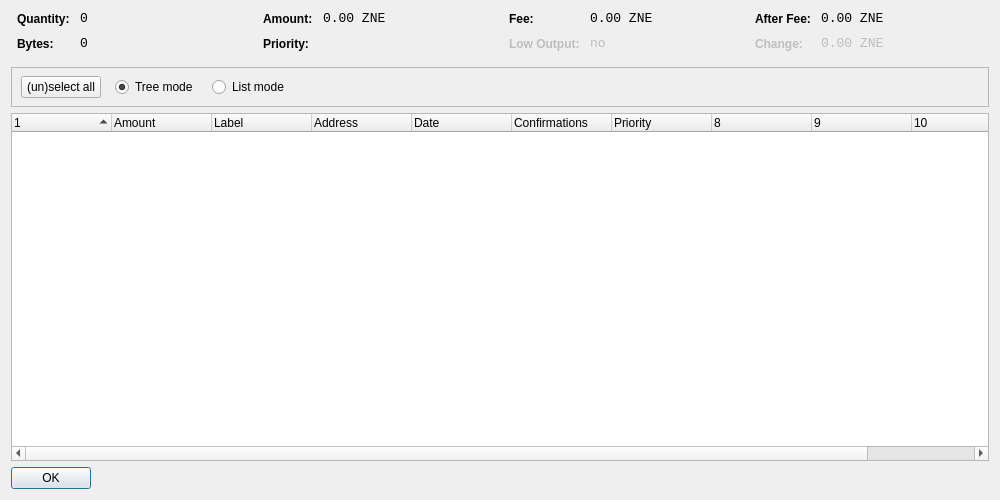
<?xml version="1.0" encoding="UTF-8"?>
<ui version="4.0">
 <class>CoinControlDialog</class>
 <widget class="QDialog" name="CoinControlDialog">
  <property name="geometry">
   <rect>
    <x>0</x>
    <y>0</y>
    <width>1000</width>
    <height>500</height>
   </rect>
  </property>
  <property name="windowTitle">
   <string>Coin Control</string>
  </property>
  <layout class="QVBoxLayout" name="verticalLayout">
   <item>
    <layout class="QHBoxLayout" name="horizontalLayoutTop" stretch="0,0,0,0">
     <property name="topMargin">
      <number>0</number>
     </property>
     <property name="bottomMargin">
      <number>10</number>
     </property>
     <item>
      <layout class="QFormLayout" name="formLayoutCoinControl1">
       <property name="horizontalSpacing">
        <number>10</number>
       </property>
       <property name="verticalSpacing">
        <number>10</number>
       </property>
       <property name="leftMargin">
        <number>6</number>
       </property>
       <property name="rightMargin">
        <number>6</number>
       </property>
       <item row="0" column="0">
        <widget class="QLabel" name="labelCoinControlQuantityText">
         <property name="styleSheet">
          <string notr="true">font-weight:bold;</string>
         </property>
         <property name="text">
          <string>Quantity:</string>
         </property>
        </widget>
       </item>
       <item row="0" column="1">
        <widget class="QLabel" name="labelCoinControlQuantity">
         <property name="font">
          <font>
           <family>Monospace</family>
           <pointsize>10</pointsize>
          </font>
         </property>
         <property name="cursor">
          <cursorShape>IBeamCursor</cursorShape>
         </property>
         <property name="contextMenuPolicy">
          <enum>Qt::ActionsContextMenu</enum>
         </property>
         <property name="text">
          <string notr="true">0</string>
         </property>
         <property name="textInteractionFlags">
          <set>Qt::LinksAccessibleByMouse|Qt::TextSelectableByKeyboard|Qt::TextSelectableByMouse</set>
         </property>
        </widget>
       </item>
       <item row="1" column="0">
        <widget class="QLabel" name="labelCoinControlBytesText">
         <property name="styleSheet">
          <string notr="true">font-weight:bold;</string>
         </property>
         <property name="text">
          <string>Bytes:</string>
         </property>
        </widget>
       </item>
       <item row="1" column="1">
        <widget class="QLabel" name="labelCoinControlBytes">
         <property name="font">
          <font>
           <family>Monospace</family>
           <pointsize>10</pointsize>
          </font>
         </property>
         <property name="cursor">
          <cursorShape>IBeamCursor</cursorShape>
         </property>
         <property name="contextMenuPolicy">
          <enum>Qt::ActionsContextMenu</enum>
         </property>
         <property name="text">
          <string notr="true">0</string>
         </property>
         <property name="textInteractionFlags">
          <set>Qt::LinksAccessibleByMouse|Qt::TextSelectableByKeyboard|Qt::TextSelectableByMouse</set>
         </property>
        </widget>
       </item>
      </layout>
     </item>
     <item>
      <layout class="QFormLayout" name="formLayoutCoinControl2">
       <property name="horizontalSpacing">
        <number>10</number>
       </property>
       <property name="verticalSpacing">
        <number>10</number>
       </property>
       <property name="leftMargin">
        <number>6</number>
       </property>
       <property name="rightMargin">
        <number>6</number>
       </property>
       <item row="0" column="0">
        <widget class="QLabel" name="labelCoinControlAmountText">
         <property name="styleSheet">
          <string notr="true">font-weight:bold;</string>
         </property>
         <property name="text">
          <string>Amount:</string>
         </property>
        </widget>
       </item>
       <item row="0" column="1">
        <widget class="QLabel" name="labelCoinControlAmount">
         <property name="font">
          <font>
           <family>Monospace</family>
           <pointsize>10</pointsize>
          </font>
         </property>
         <property name="cursor">
          <cursorShape>IBeamCursor</cursorShape>
         </property>
         <property name="contextMenuPolicy">
          <enum>Qt::ActionsContextMenu</enum>
         </property>
         <property name="text">
          <string notr="true">0.00 ZNE</string>
         </property>
         <property name="textInteractionFlags">
          <set>Qt::LinksAccessibleByMouse|Qt::TextSelectableByKeyboard|Qt::TextSelectableByMouse</set>
         </property>
        </widget>
       </item>
       <item row="1" column="0">
        <widget class="QLabel" name="labelCoinControlPriorityText">
         <property name="styleSheet">
          <string notr="true">font-weight:bold;</string>
         </property>
         <property name="text">
          <string>Priority:</string>
         </property>
        </widget>
       </item>
       <item row="1" column="1">
        <widget class="QLabel" name="labelCoinControlPriority">
         <property name="font">
          <font>
           <family>Monospace</family>
           <pointsize>10</pointsize>
          </font>
         </property>
         <property name="cursor">
          <cursorShape>IBeamCursor</cursorShape>
         </property>
         <property name="contextMenuPolicy">
          <enum>Qt::ActionsContextMenu</enum>
         </property>
         <property name="text">
          <string/>
         </property>
         <property name="textInteractionFlags">
          <set>Qt::LinksAccessibleByMouse|Qt::TextSelectableByKeyboard|Qt::TextSelectableByMouse</set>
         </property>
        </widget>
       </item>
      </layout>
     </item>
     <item>
      <layout class="QFormLayout" name="formLayoutCoinControl3">
       <property name="horizontalSpacing">
        <number>10</number>
       </property>
       <property name="verticalSpacing">
        <number>10</number>
       </property>
       <property name="leftMargin">
        <number>6</number>
       </property>
       <property name="rightMargin">
        <number>6</number>
       </property>
       <item row="0" column="0">
        <widget class="QLabel" name="labelCoinControlFeeText">
         <property name="styleSheet">
          <string notr="true">font-weight:bold;</string>
         </property>
         <property name="text">
          <string>Fee:</string>
         </property>
        </widget>
       </item>
       <item row="0" column="1">
        <widget class="QLabel" name="labelCoinControlFee">
         <property name="font">
          <font>
           <family>Monospace</family>
           <pointsize>10</pointsize>
          </font>
         </property>
         <property name="cursor">
          <cursorShape>IBeamCursor</cursorShape>
         </property>
         <property name="contextMenuPolicy">
          <enum>Qt::ActionsContextMenu</enum>
         </property>
         <property name="text">
          <string notr="true">0.00 ZNE</string>
         </property>
         <property name="textInteractionFlags">
          <set>Qt::LinksAccessibleByMouse|Qt::TextSelectableByKeyboard|Qt::TextSelectableByMouse</set>
         </property>
        </widget>
       </item>
       <item row="1" column="0">
        <widget class="QLabel" name="labelCoinControlLowOutputText">
         <property name="enabled">
          <bool>false</bool>
         </property>
         <property name="styleSheet">
          <string notr="true">font-weight:bold;</string>
         </property>
         <property name="text">
          <string>Low Output:</string>
         </property>
        </widget>
       </item>
       <item row="1" column="1">
        <widget class="QLabel" name="labelCoinControlLowOutput">
         <property name="enabled">
          <bool>false</bool>
         </property>
         <property name="font">
          <font>
           <family>Monospace</family>
           <pointsize>10</pointsize>
          </font>
         </property>
         <property name="cursor">
          <cursorShape>IBeamCursor</cursorShape>
         </property>
         <property name="contextMenuPolicy">
          <enum>Qt::ActionsContextMenu</enum>
         </property>
         <property name="text">
          <string notr="true">no</string>
         </property>
         <property name="textInteractionFlags">
          <set>Qt::LinksAccessibleByMouse|Qt::TextSelectableByKeyboard|Qt::TextSelectableByMouse</set>
         </property>
        </widget>
       </item>
      </layout>
     </item>
     <item>
      <layout class="QFormLayout" name="formLayoutCoinControl4">
       <property name="horizontalSpacing">
        <number>10</number>
       </property>
       <property name="verticalSpacing">
        <number>10</number>
       </property>
       <property name="leftMargin">
        <number>6</number>
       </property>
       <property name="rightMargin">
        <number>6</number>
       </property>
       <item row="0" column="0">
        <widget class="QLabel" name="labelCoinControlAfterFeeText">
         <property name="styleSheet">
          <string notr="true">font-weight:bold;</string>
         </property>
         <property name="text">
          <string>After Fee:</string>
         </property>
        </widget>
       </item>
       <item row="0" column="1">
        <widget class="QLabel" name="labelCoinControlAfterFee">
         <property name="font">
          <font>
           <family>Monospace</family>
           <pointsize>10</pointsize>
          </font>
         </property>
         <property name="cursor">
          <cursorShape>IBeamCursor</cursorShape>
         </property>
         <property name="contextMenuPolicy">
          <enum>Qt::ActionsContextMenu</enum>
         </property>
         <property name="text">
          <string notr="true">0.00 ZNE</string>
         </property>
         <property name="textInteractionFlags">
          <set>Qt::LinksAccessibleByMouse|Qt::TextSelectableByKeyboard|Qt::TextSelectableByMouse</set>
         </property>
        </widget>
       </item>
       <item row="1" column="0">
        <widget class="QLabel" name="labelCoinControlChangeText">
         <property name="enabled">
          <bool>false</bool>
         </property>
         <property name="styleSheet">
          <string notr="true">font-weight:bold;</string>
         </property>
         <property name="text">
          <string>Change:</string>
         </property>
        </widget>
       </item>
       <item row="1" column="1">
        <widget class="QLabel" name="labelCoinControlChange">
         <property name="enabled">
          <bool>false</bool>
         </property>
         <property name="font">
          <font>
           <family>Monospace</family>
           <pointsize>10</pointsize>
          </font>
         </property>
         <property name="cursor">
          <cursorShape>IBeamCursor</cursorShape>
         </property>
         <property name="contextMenuPolicy">
          <enum>Qt::ActionsContextMenu</enum>
         </property>
         <property name="text">
          <string notr="true">0.00 ZNE</string>
         </property>
         <property name="textInteractionFlags">
          <set>Qt::LinksAccessibleByMouse|Qt::TextSelectableByKeyboard|Qt::TextSelectableByMouse</set>
         </property>
        </widget>
       </item>
      </layout>
     </item>
    </layout>
   </item>
   <item>
    <widget class="QFrame" name="frame">
     <property name="minimumSize">
      <size>
       <width>0</width>
       <height>40</height>
      </size>
     </property>
     <property name="frameShape">
      <enum>QFrame::StyledPanel</enum>
     </property>
     <property name="frameShadow">
      <enum>QFrame::Sunken</enum>
     </property>
     <widget class="QWidget" name="horizontalLayoutWidget">
      <property name="geometry">
       <rect>
        <x>10</x>
        <y>0</y>
        <width>781</width>
        <height>41</height>
       </rect>
      </property>
      <layout class="QHBoxLayout" name="horizontalLayoutPanel" stretch="0,0,0,0,0">
       <property name="spacing">
        <number>14</number>
       </property>
       <item>
        <widget class="QPushButton" name="pushButtonSelectAll">
         <property name="sizePolicy">
          <sizepolicy hsizetype="Maximum" vsizetype="Fixed">
           <horstretch>0</horstretch>
           <verstretch>0</verstretch>
          </sizepolicy>
         </property>
         <property name="text">
          <string>(un)select all</string>
         </property>
        </widget>
       </item>
       <item>
        <widget class="QRadioButton" name="radioTreeMode">
         <property name="sizePolicy">
          <sizepolicy hsizetype="Maximum" vsizetype="Fixed">
           <horstretch>0</horstretch>
           <verstretch>0</verstretch>
          </sizepolicy>
         </property>
         <property name="text">
          <string>Tree mode</string>
         </property>
         <property name="checked">
          <bool>true</bool>
         </property>
        </widget>
       </item>
       <item>
        <widget class="QRadioButton" name="radioListMode">
         <property name="sizePolicy">
          <sizepolicy hsizetype="Maximum" vsizetype="Fixed">
           <horstretch>0</horstretch>
           <verstretch>0</verstretch>
          </sizepolicy>
         </property>
         <property name="text">
          <string>List mode</string>
         </property>
        </widget>
       </item>
       <item>
        <spacer name="horizontalSpacer">
         <property name="orientation">
          <enum>Qt::Horizontal</enum>
         </property>
         <property name="sizeHint" stdset="0">
          <size>
           <width>40</width>
           <height>20</height>
          </size>
         </property>
        </spacer>
       </item>
      </layout>
     </widget>
    </widget>
   </item>
   <item>
    <widget class="CoinControlTreeWidget" name="treeWidget">
     <property name="contextMenuPolicy">
      <enum>Qt::CustomContextMenu</enum>
     </property>
     <property name="sortingEnabled">
      <bool>false</bool>
     </property>
     <property name="columnCount">
      <number>11</number>
     </property>
     <attribute name="headerShowSortIndicator" stdset="0">
      <bool>true</bool>
     </attribute>
     <attribute name="headerStretchLastSection">
      <bool>false</bool>
     </attribute>
     <column>
      <property name="text">
       <string/>
      </property>
     </column>
     <column>
      <property name="text">
       <string>Amount</string>
      </property>
     </column>
     <column>
      <property name="text">
       <string>Label</string>
      </property>
     </column>
     <column>
      <property name="text">
       <string>Address</string>
      </property>
     </column>
     <column>
      <property name="text">
       <string>Date</string>
      </property>
     </column>
     <column>
      <property name="text">
       <string>Confirmations</string>
      </property>
      <property name="toolTip">
       <string>Confirmed</string>
      </property>
     </column>
     <column>
      <property name="text">
       <string>Priority</string>
      </property>
     </column>
     <column>
      <property name="text">
       <string/>
      </property>
     </column>
     <column>
      <property name="text">
       <string/>
      </property>
     </column>
     <column>
      <property name="text">
       <string/>
      </property>
     </column>
     <column>
      <property name="text">
       <string/>
      </property>
     </column>
    </widget>
   </item>
   <item>
    <widget class="QDialogButtonBox" name="buttonBox">
     <property name="sizePolicy">
      <sizepolicy hsizetype="Maximum" vsizetype="Fixed">
       <horstretch>0</horstretch>
       <verstretch>0</verstretch>
      </sizepolicy>
     </property>
     <property name="orientation">
      <enum>Qt::Horizontal</enum>
     </property>
     <property name="standardButtons">
      <set>QDialogButtonBox::Ok</set>
     </property>
    </widget>
   </item>
  </layout>
 </widget>
 <customwidgets>
  <customwidget>
   <class>CoinControlTreeWidget</class>
   <extends>QTreeWidget</extends>
   <header>coincontroltreewidget.h</header>
  </customwidget>
 </customwidgets>
 <resources/>
 <connections/>
</ui>
